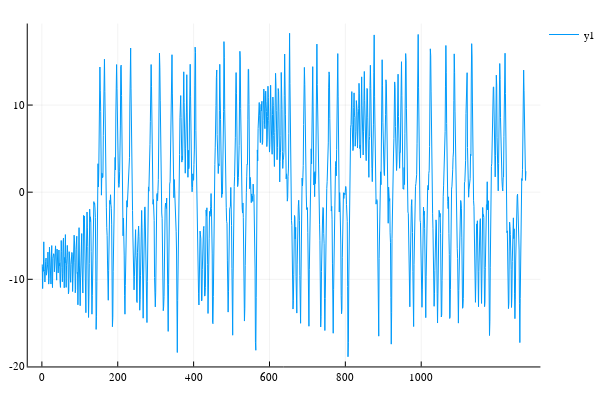

The code cell stored with this chart in its notebook:
### Code cell
z=sol[1,:]+randn(size(sol[1,:]))
plot(z)

### Figure 1 — Plotly figure (JSON) as saved in the notebook; plotly's stock layout.template omitted (floating-point values rounded to 4 significant figures; data arrays with more than 128 entries replaced by an {"elided": "..."} marker saying what was removed)
{"data": [{"colorbar": {"title": ""}, "legendgroup": "y1", "line": {"color": "rgba(0, 154, 250, 1.000)", "dash": "solid", "shape": "linear", "width": 1}, "mode": "lines", "name": "y1", "showlegend": true, "type": "scatter", "x": {"elided": "1276 int values"}, "xaxis": "x1", "y": {"elided": "1276 float values"}, "yaxis": "y1", "zmax": null, "zmin": null}], "layout": {"annotations": [], "height": 400, "legend": {"bgcolor": "rgba(255, 255, 255, 1.000)", "bordercolor": "rgba(0, 0, 0, 1.000)", "font": {"color": "rgba(0, 0, 0, 1.000)", "family": "sans-serif", "size": 11}, "tracegroupgap": 0, "x": 1, "y": 1}, "margin": {"b": 20, "l": 0, "r": 0, "t": 20}, "paper_bgcolor": "rgba(255, 255, 255, 1.000)", "plot_bgcolor": "rgba(255, 255, 255, 1.000)", "showlegend": true, "width": 600, "xaxis": {"anchor": "y1", "domain": [0.05101, 0.9934], "gridcolor": "rgba(0, 0, 0, 0.100)", "gridwidth": 0.5, "linecolor": "rgba(0, 0, 0, 1.000)", "mirror": false, "range": [-37.25, 1314.0], "showgrid": true, "showline": true, "showticklabels": true, "tickangle": 0, "tickcolor": "rgb(0, 0, 0)", "tickfont": {"color": "rgba(0, 0, 0, 1.000)", "family": "sans-serif", "size": 11}, "tickmode": "array", "ticks": "inside", "ticktext": ["0", "200", "400", "600", "800", "1000", "1000"], "tickvals": [0, 200, 400, 600, 800, 1000, 1000], "title": "", "titlefont": {"color": "rgba(0, 0, 0, 1.000)", "family": "sans-serif", "size": 15}, "type": "-", "visible": true, "zeroline": false, "zerolinecolor": "rgba(0, 0, 0, 1.000)"}, "yaxis": {"anchor": "x1", "domain": [0.03762, 0.9902], "gridcolor": "rgba(0, 0, 0, 0.100)", "gridwidth": 0.5, "linecolor": "rgba(0, 0, 0, 1.000)", "mirror": false, "range": [-20.0, 19.36], "showgrid": true, "showline": true, "showticklabels": true, "tickangle": 0, "tickcolor": "rgb(0, 0, 0)", "tickfont": {"color": "rgba(0, 0, 0, 1.000)", "family": "sans-serif", "size": 11}, "tickmode": "array", "ticks": "inside", "ticktext": ["-20", "-10", "0", "10"], "tickvals": [-20, -10, 0, 10], "title": "", "titlefont": {"color": "rgba(0, 0, 0, 1.000)", "family": "sans-serif", "size": 15}, "type": "-", "visible": true, "zeroline": false, "zerolinecolor": "rgba(0, 0, 0, 1.000)"}}}
